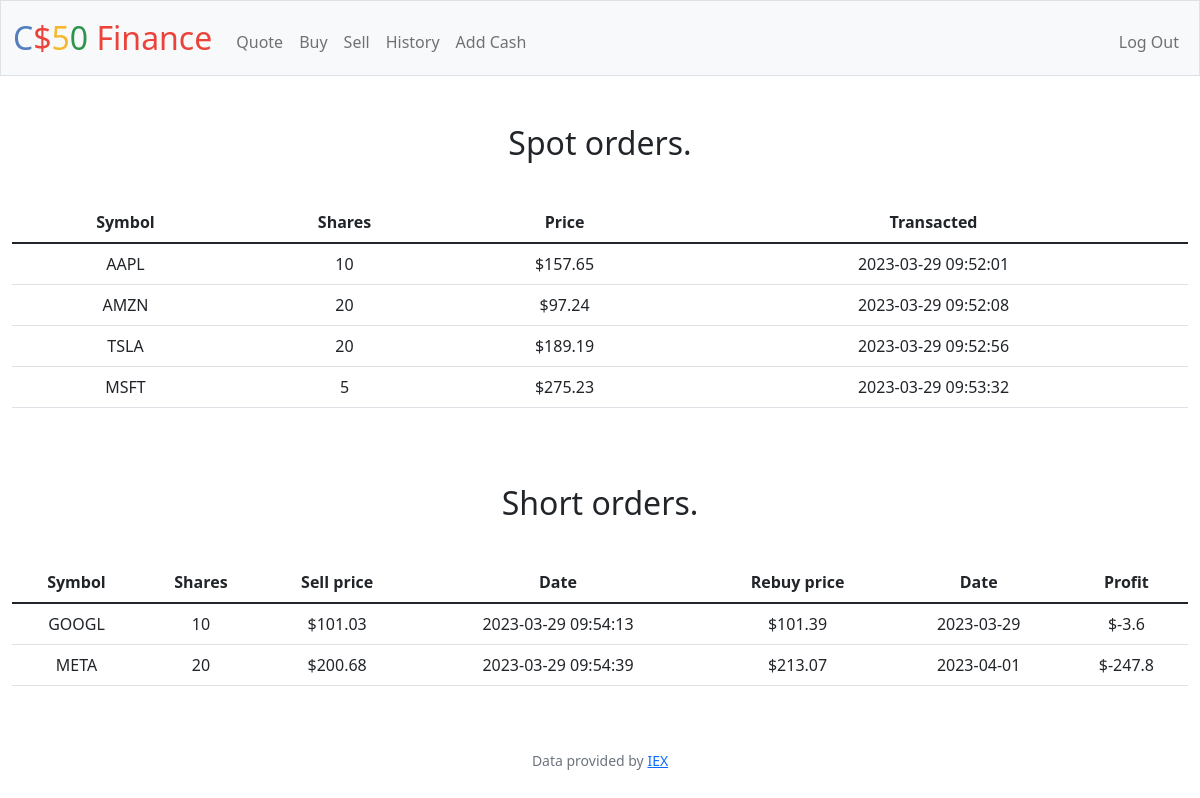
Page /history (signed in) on the committed database.
### tables this page shows
CREATE TABLE orders (
order_id INTEGER PRIMARY KEY AUTOINCREMENT NOT NULL,
user_id INTEGER,
company_name TEXT,
symbol TEXT NOT NULL,
price NUMERIC NOT NULL,
shares NUMERIC NOT NULL,
date DATE);

CREATE TABLE short (
short_id INTEGER PRIMARY KEY AUTOINCREMENT NOT NULL,
user_id INTEGER,
company_name TEXT,
symbol TEXT NOT NULL,
sell_price NUMERIC NOT NULL,
shares NUMERIC NOT NULL,
date DATE,
rebuy_price NUMERIC,
rebuy_date DATE,
profit NUMERIC);

### app.py (the view)
@app.route("/history")
@login_required
def history():
    orders = db_connection.execute("SELECT * FROM orders WHERE user_id = ?;", (session["user_id"],))
    closed_short_orders = db_connection.execute(
        "SELECT * FROM short WHERE (rebuy_price IS NOT NULL) AND user_id = ?;",
        (session["user_id"],)
    )
    return render_template(
        "history.html", orders=orders, closed_short_orders=closed_short_orders
    )

### app.py (called while the page is built)
@app.after_request
def after_request(response):
    response.headers["Cache-Control"] = "no-cache, no-store, must-revalidate"
    response.headers["Expires"] = 0
    response.headers["Pragma"] = "no-cache"
    return response

### db_connect.py (called while the page is built)
    def connect(self):
        self.conn = sqlite3.connect("database_project.db")

    def execute(self, query, params=None):
        self.connect()
        cursor = self.conn.cursor()
        if params:
            cursor.execute(query, params)
        else:
            cursor.execute(query)
        if query.lower().startswith("insert") or  query.lower().startswith("update"):
            self.conn.commit()
            last_row_id = cursor.lastrowid
            self.conn.close()
            return last_row_id
        result = cursor.fetchall()
        columns = [col[0] for col in cursor.description]
        rows = [dict(zip(columns, row)) for row in result]
        self.conn.close()
        return rows

### helpers.py (called while the page is built)
def login_required(f):
    @wraps(f)
    def decorated_function(*args, **kwargs):
        if session.get("user_id") is None:
            return redirect("/login")
        return f(*args, **kwargs)
    return decorated_function

### templates/history.html (shortened to what this page needs)
{% extends "layout.html" %}
{% block main %}
    <h2>Spot orders.</h2>
    <table class="table">
        <thead>
            <tr>
                <th>Symbol</th>
                <th>Shares</th>
                <th>Price</th>
                <th>Transacted</th>
            </tr>
        </thead>
        <tbody>
            {% for order in orders %}
            <tr>
                <td>{{ order.symbol }}</td>
                <td>{{ order.shares }}</td>
                <td>${{ order.price }}</td>
                <td>{{ order.date }}</td>
            </tr>
            {% endfor %}
        </tbody>
    </table>
    <h2>Short orders.</h2>
    <table class="table">
        <thead>
            <tr>
                <th>Symbol</th>
                <th>Shares</th>
                <th>Sell price</th>
                <th>Date</th>
                <th>Rebuy price</th>
                <th>Date</th>
                <th>Profit</th>
            </tr>
        </thead>
        <tbody>
            {% for short in closed_short_orders %}
            <tr>
                <td>{{ short.symbol }}</td>
                <td>{{ short.shares }}</td>
                <td>${{ short.sell_price }}</td>
                <td>{{ short.date }}</td>
                <td>${{ short.rebuy_price }}</td>
                <td>{{ short.rebuy_date }}</td>
                <td>${{ short.profit }}</td>
            </tr>
            {% endfor %}
        </tbody>
    </table>
{% endblock %}

### static/styles.css (style rules this page uses)
td { padding: 0 15px; }
table { margin-top: 40px; }

### rows in the picture
orders: symbol "AAPL", shares "10", price "157.65", date "2023-03-29 09:52:01"
orders: symbol "AMZN", shares "20", price "97.24", date "2023-03-29 09:52:08"
orders: symbol "TSLA", shares "20", price "189.19", date "2023-03-29 09:52:56"
orders: symbol "MSFT", shares "5", price "275.23", date "2023-03-29 09:53:32"
short: symbol "GOOGL", shares "10", sell_price "101.03", date "2023-03-29 09:54:13", rebuy_price "101.39", rebuy_date "2023-03-29", profit "-3.6"
short: symbol "META", shares "20", sell_price "200.68", date "2023-03-29 09:54:39", rebuy_price "213.07", rebuy_date "2023-04-01", profit "-247.8"
